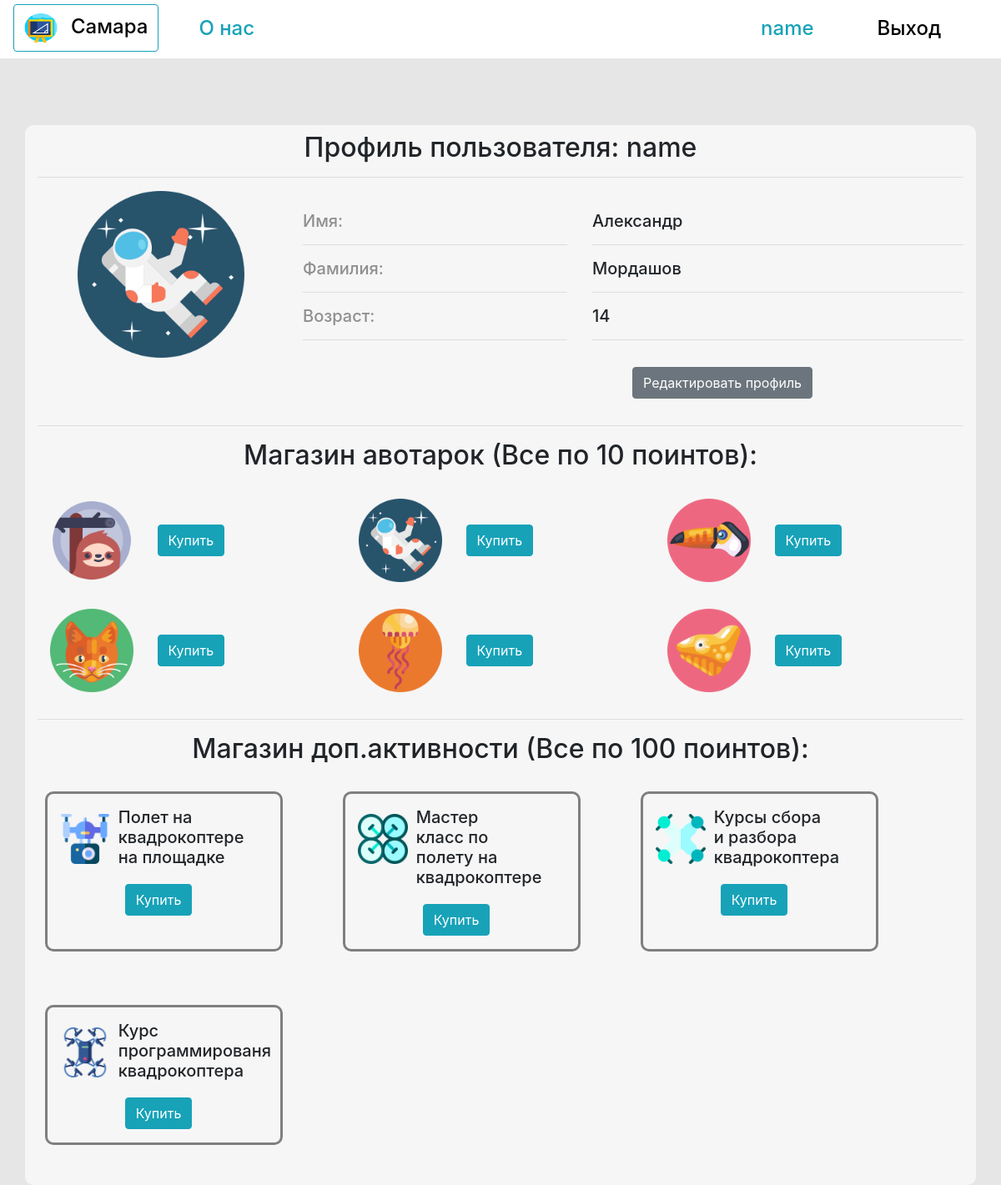
Page /student/7/ (signed in) on the committed database.
### deti/models.py (models this page shows, shortened)
class Magazin(models.Model): #Таблица магазина
    item_name= models.CharField(max_length=120,db_index = True,verbose_name='Название предмета')
    item_pice= models.IntegerField(verbose_name='Цена предмета')
    item_photo= models.ImageField(upload_to='images/item' , blank=True, verbose_name = 'Фото Предмета', )
    buy_or_no= models.BooleanField(verbose_name='Куплино или нет', null= True)
    activ_or_no= models.BooleanField(verbose_name='Применино или нет', null= True)
    class Meta:
        verbose_name='Магазин'
        verbose_name_plural='Магазин'
        db_table='magazin'

class Student(models.Model): #Таблица студентов
    first_name_student = models.CharField(max_length = 120, db_index = True, verbose_name = 'Имя')
    second_name_student = models.CharField(max_length = 120, db_index = True, verbose_name = 'Фамилия')
    user = models.OneToOneField(User, on_delete=models.CASCADE)
    age_student= models.IntegerField( null=True, db_index = True, verbose_name='Возраст')
    photo_student= models.ManyToManyField('Magazin', null=True, blank = True, verbose_name = 'Аватар') #это вторичный ключ для таблицы магазина с аватарками
    coin = models.IntegerField(null= True, verbose_name='Баллы' )
    profes = models.ManyToManyField('Profes', blank=True, related_name='student', verbose_name='Профессия')
    class Meta:
        verbose_name='Студент'
        verbose_name_plural='Студенты'
        db_table='student'

class Dopkyrs(models.Model):
    dopkyrs_title=  models.CharField(max_length = 120, db_index = True, verbose_name = 'Название курса')
    photo_kyrs= models.ImageField(upload_to='images/kyrs' ,blank = True, null=True, verbose_name = 'Фото курса')
    kyrs_pice= models.IntegerField(verbose_name='Цена курса')
    class Meta:
        verbose_name='Дополнительные курсы'
        verbose_name_plural='Дополнительные курсы'
        db_table='dopkyrs'

### deti/views.py (the view)
# urls.py: path('student/<int:pk>/',StudentDetail.as_view(), name='student_detail_url'),
class StudentDetail(View):
    def get(self, request, pk):
        student=get_object_or_404(Student, pk=pk)
        magazins= Magazin.objects.all()
        dopkyrs= Dopkyrs.objects.all()
        return render(request,'deti/student/profil_student.html',
        context={'student':student,
        'magazins':magazins,
        'dopkyrs':dopkyrs})

### deti/templates/deti/student/profil_student.html (shortened to what this page needs)
{% extends 'base.html' %}
{% block content %}
<div class="container profile-container" style="background-color: #f6f6f6; border-radius: 10px; ">
  <h2 class="mt-2"align=center>Профиль пользователя: {{ user.get_username }}</h2>
  <hr />
  <div class="row mt-3">
    <div class="col-3 mb-3">
      {% for students in student.photo_student.all %}
      {% if students.item_photo %}
      <img src="{{students.item_photo.url}}"  class="photo-profile ml-5" width="200" height="200">
      {% else %}
      <h5 class="mt-5 ml-5" style="color: #ff9999;">Фото Отсутствует</h5>
      {% endif %}
      {% endfor %}
    </div>
    <div class="col-4 pl-5 mt-4">
      <h5 style="color: #8f8f8f;">Имя: </h5>
      <hr />
      <h5 style="color: #8f8f8f;">Фамилия: </h5>
      <hr />
      <h5 style="color: #8f8f8f;">Возраст: </h5>
      <hr />
    </div>
    <div class="col-5 mt-4">
      {% if student.first_name_student %}
      <h5>{{student.first_name_student}}</h5>
      <hr />
      {% else %}
      <h5 style="color: #ff9999;">Отсутствует</h5>
      <hr />
      {% endif %}
      {% if student.second_name_student %}
      <h5>{{student.second_name_student}}</h5>
      <hr />
      {% else %}
      <h5 style="color: #ff9999;">Отсутствует</h5>
      <hr />
      {% endif %}
      {% if student.age_student %}
      <h5>{{student.age_student}}</h5>
      <hr />
      {% else %}
      <h5 style="color: #ff9999;">Отсутствует</h5>
      <hr />
      {% endif %}
      <a class="btn btn-secondary mt-3 mb-3 ml-5" href="{% url 'edit_student_url' %}" role="button">Редактировать профиль</a>
    </div>
  </div>
  <hr />
  <h2 class="mt-2 mb-3"align=center>Магазин авотарок (Все по 10 поинтов):</h2>
  <div class="container list-container">
    <div class="row">
      {% for magazin in magazins %}
      <div class="col-4">
        <img src="{{magazin.item_photo.url}}" class="mr-3 magazin_images mt-3 mb-3" width="100" height="100" alt="{{magazin.item_name}}">
        <button type="button" class="btn btn-info mb-3 mt-3 ml-2">Купить</button>
      </div>
      {% endfor %}
    </div>
  </div>
  <hr />
  <h2 class="mt-2 mb-3"align=center> Магазин доп.активности (Все по 100 поинтов):</h2>
    <div class="row">
  {% for dopkyr in dopkyrs %}
  <div class="col-3 mr-5 mt-3 ml-4 mb-5 card-dopkyrs">
    <div class="row">
      <div class="col-3">
        <img src="{{dopkyr.photo_kyrs.url}}" class=" magazin_images mt-4 mb-2" width="60" height="60" alt="{{magazin.item_name}}">
      </div>
      <div class="col-7">
        <h5 class="mt-3 mb-3">{{dopkyr.dopkyrs_title}}</h5>
        <button type="button" class="btn btn-info mb-3 mt-1 ml-2">Купить</button>
      </div>
    </div>
  </div>
  {% endfor %}
  </div>
</div>
{% endblock %}

### deti/templates/base.html (shortened to what this page needs)
{% load static %}
<!DOCTYPE html>
<html lang="ru">
<head>
  <link rel="stylesheet" href="https://stackpath.bootstrapcdn.com/bootstrap/4.4.1/css/bootstrap.min.css">
  <link rel="stylesheet" type="text/css" href="{% static 'css/style.css' %}">
  </head>
  <body >
    <nav class="navbar navbar-expand-lg">
      <a class="navbar-brand btn btn-outline-info" href="{% url 'lekcias_list_url' %}"><img class="navbar-brand" src=" {% static '/images/logo.png' %}" width="40" height="45">Самара</a>
      <div class="collapse navbar-collapse" id="navbarSupportedContent">
        <ul class="navbar-nav mr-auto">
          <li class="nav-item">
            <a class="nav-link" style=" color: #17a2b8" href="#">О нас</a>
          </li>
          <li class="nav-item">
            <a class="nav-link" href="#"></a>
          </li>
        </ul>
        {% if user.is_authenticated %}
        <a class="nav-link nav-text" style=" color: #17a2b8" href="{% url 'student_detail_url' user.student.pk %}">{{ user.get_username }}</a>
        <a class="nav-link nav-text"  href="{% url 'logout' %}">Выход</a>
        {% else %}
        <a class="nav-link nav-text"  style=" color: #17a2b8" href="{% url 'signup' %}">Регистрация</a>
        <a class="nav-link nav-text"  href="{% url 'login' %}">Вход</a>
        {% endif %}
      </div>
    </nav>
    <div class="container glav_container ">
      <div class="row">
        {% block content %}{% endblock %}
      </div>
    </div>
  </body>
  </html>

### static/css/style.css (style rules this page uses)
body { background-color: #e6e6e6; }
.navbar { background-color: white; padding-top: 5px; }
.navbar a { color: black; font-weight: 500; font-size: 18pt; margin-right: 40px; }
.nav-link { color: #f6f6f6; font-size: 13pt; padding-left: 20px; }
.profile-container { margin-top: 80px; }
.card-dopkyrs { border-style: solid; border-radius: 10px; border-color: #7f7f7f; }

### rows in the picture
Magazin: item_photo (picture)
Student: first_name_student "Александр", second_name_student "Мордашов", age_student "14"
Magazin: item_photo (picture)
Magazin: item_photo (picture)
Magazin: item_photo (picture)
Magazin: item_photo (picture)
Magazin: item_photo (picture)
Dopkyrs: photo_kyrs (picture), dopkyrs_title "Полет на квадрокоптере на площадке"
Dopkyrs: photo_kyrs (picture), dopkyrs_title "Мастер класс по полету на квадрокоптере"
Dopkyrs: photo_kyrs (picture), dopkyrs_title "Курсы сбора и разбора квадрокоптера"
Dopkyrs: photo_kyrs (picture), dopkyrs_title "Курс программированя квадрокоптера"

### other values in the picture
{{ user.get_username }} "name"
